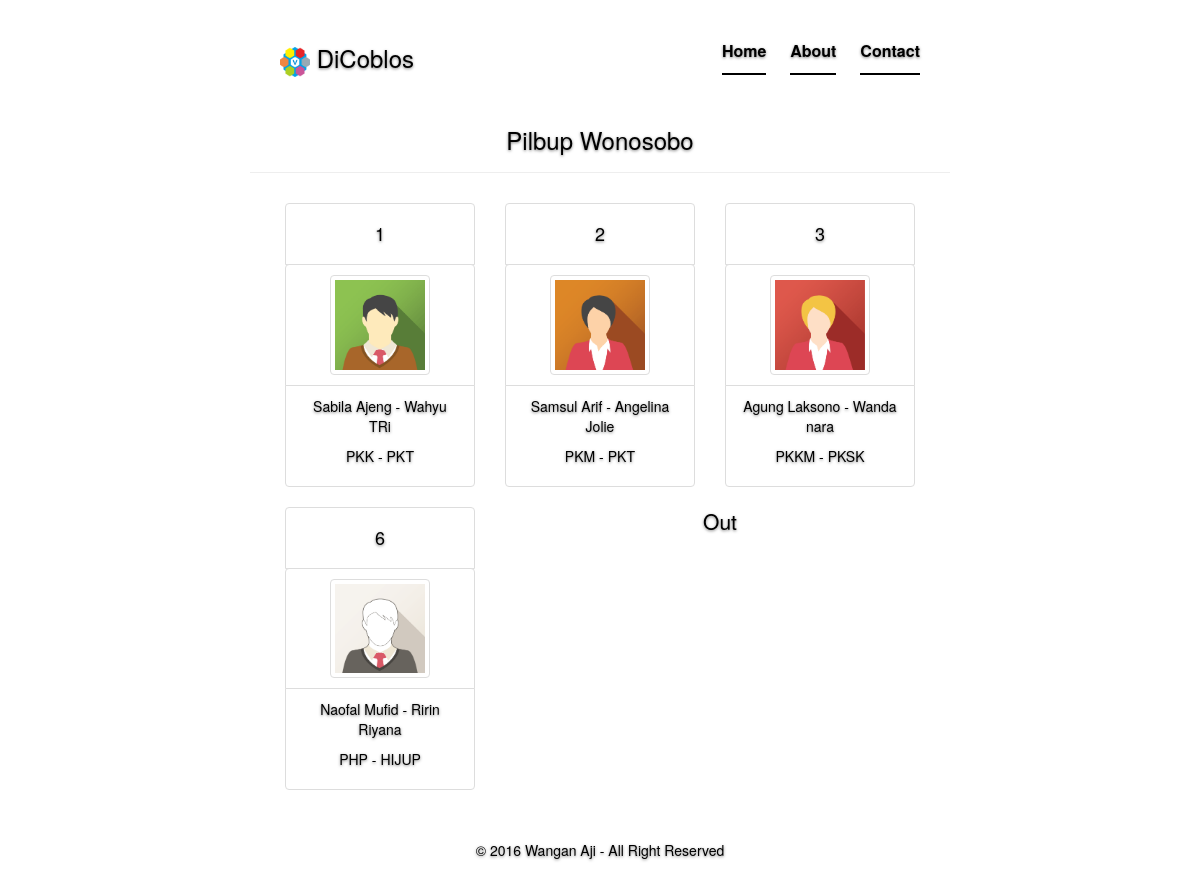
The page /index.php?kanal=coblos (signed in) on the database its author committed.
### tables this page shows
CREATE TABLE IF NOT EXISTS `coblos` (
  `id_coblos` varchar(10) NOT NULL,
  `judul` varchar(100) NOT NULL,
  `awal` datetime NOT NULL,
  `akhir` datetime NOT NULL,
  `aktif` varchar(3) NOT NULL DEFAULT 'off'
);

CREATE TABLE IF NOT EXISTS `kandidat` (
  `id_kandidat` varchar(10) NOT NULL,
  `nama` varchar(100) NOT NULL,
  `jk` varchar(10) NOT NULL,
  `alamat` text NOT NULL,
  `partai` varchar(100) NOT NULL,
  `nama2` varchar(100) NOT NULL,
  `jk2` varchar(10) NOT NULL,
  `alamat2` text NOT NULL,
  `partai2` varchar(100) NOT NULL,
  `visi` text NOT NULL,
  `foto` varchar(255) DEFAULT NULL,
  `id_coblos` varchar(10) NOT NULL,
  `no_urut` int(10) DEFAULT NULL,
  `jml_suara` int(20) NOT NULL DEFAULT '0'
);

### diadmin/core/core.php (called while the page is built, shortened)
<?php
class Coblos
{
    public function Calon($id_cb){
        $query = mysql_query("SELECT kandidat.id_kandidat,kandidat.nama,kandidat.partai,kandidat.nama2,kandidat.partai2,kandidat.no_urut,kandidat.foto,"
                . "coblos.id_coblos,coblos.judul "
                . "FROM kandidat,coblos WHERE kandidat.id_coblos = coblos.id_coblos "
                . "HAVING id_coblos = '$id_cb' ORDER BY no_urut");
        while ($row = mysql_fetch_array($query))
                $data[] = $row;
            return $data;
    }
    public function GetCb($field,$id)
    {
        $query = mysql_query("SELECT * FROM coblos WHERE id_coblos = '$id' ");
        $row = mysql_fetch_array($query);
        if($field)
            return $row[$field];
    }
}

### kanal/coblos.php (the view, shortened to what this page needs)
<?php
$cbl = new Coblos();
$calon = $cbl->Calon($_SESSION['mlh']);
$jdl = $cbl->GetCb('judul', $_SESSION['mlh']);
?>
    <div class="page-header">
            <h3><?php echo $jdl;?></h3>
    </div>
    <div class="inner cover">
        <?php
            foreach ($calon as $data){
                $wakil = $data['nama2'];
                $id = base64_encode($data['id_kandidat']);
                echo"<div class='col-xs-6 col-sm-4'>
                        <ul class='list-group'>
                            <li class='list-group-item'><h4>$data[no_urut]</h4></li>
                            <a href='?kanal=proses&aksi=pilih&id=$id'  class='tip' data-toggle='tooltip' data-placement='top' title='Klik gambar untuk memberi suara'>";
                if(!empty($wakil)){
                    echo"<li class='list-group-item'>
                            <img src='diadmin/assets/upload/$data[foto]' class='img-responsive img-thumbnail' width='100' >
                        </li>
                        <li class='list-group-item'>
                            <p>$data[nama] - $data[nama2]</p
                            <p>$data[partai] - $data[partai2]</p>
                        </li>";
                }
                echo "</a></ul></div>";
            }
        ?>
    </div>
    <div class="nav navbar-static-bottom">
        <p class="lead"><a href="?kanal=coblos&aksi=out">Out</a></p>
    </div>

### index.php (shortened to what this page needs)
<?php
    require_once 'diadmin/core/core.php';
?>
<!DOCTYPE html>
<html lang="en">
  <head>
    <link href="diadmin/assets/css/bootstrap.min.css" rel="stylesheet">
    <link href="diadmin/assets/css/cover.css" rel="stylesheet">
  </head>
  <body>
    <div class="site-wrapper">
      <div class="site-wrapper-inner">
        <div class="cover-container">
          <div class="masthead clearfix">
            <div class="inner">
                <a href="index.php"><h3 class="masthead-brand"><img src="diadmin/assets/images/logos.png" width="30" height="30"> DiCoblos</h3></a>
              <nav>
                <ul class="nav masthead-nav">
                    <li><a href="index.php">Home</a></li>
                  <li><a href="about.html">About</a></li>
                  <li><a href="contact.html">Contact</a></li>
                </ul>
              </nav>
            </div>
          </div>
          <?php
          if(isset($_GET['kanal'])){
              require_once 'kanal/kanal.php';
          }
          ?>
        </div>
      </div>
    </div>
    <footer class="mastfoot">
        <div class="inner">
            <p>&COPY; 2016 Wangan Aji - All Right Reserved</p>
        </div>
    </footer>
  </body>
</html>

### kanal/kanal.php
<?php
if ($_GET['kanal']=='coblos') {
    require_once 'coblos.php';
}elseif ($_GET['kanal']=='proses') {
    require_once 'proses.php';
}elseif ($_GET['kanal']=='pemilih') {
    require_once 'pemilih.php';
}elseif ($_GET['kanal']=='kandidat') {
    require_once 'kandidat.php';
}elseif ($_GET['kanal']=='auth') {
    require_once 'login.php';
}elseif ($_GET['kanal']=='qc') {
    require_once 'quick_count.php';
}elseif ($_GET['kanal']=='info') {
    require_once 'info.php';
}elseif ($_GET['kanal']=='panduan') {
    require_once 'panduan.php';
}else{
    require_once 'diadmin/kanal/404NotFound.php';
}

### diadmin/assets/css/cover.css (style rules this page uses)
a, a:focus, a:hover { color: #000; }
html, body { height: 100%; background-color: #FFF; }
body { color: #000; text-align: center; text-shadow: 0 1px 3px rgba(0,0,0,.5); }
.site-wrapper { display: ruby; width: 100%; height: 100%; min-height: 100%; }
.site-wrapper-inner { display: ruby; vertical-align: top; }
.cover-container { margin-right: auto; margin-left: auto; }
.inner { padding: 30px; }
.masthead-brand { margin-top: 15px; margin-bottom: 10px; }
.masthead-nav > li { display: inline-block; }
.masthead-nav > li + li { margin-left: 20px; }
.masthead-nav > li > a { padding-right: 0; padding-left: 0; font-size: 16px; font-weight: bold; color: #000; border-bottom: 2px solid #000; }
@media (min-width: 768px) { .masthead-brand { float: left; } }
@media (min-width: 768px) { .masthead-nav { float: right; } }
.cover { padding: 10px 20px; }
.mastfoot { position: static; text-shadow: 0 1px 3px rgba(0,0,0,.5); }
@media (min-width: 768px) { .masthead { position: static; top: 0; } }
@media (min-width: 768px) { .site-wrapper-inner { vertical-align: middle; } }
@media (min-width: 768px) { .masthead, .cover-container { width: 100%; } }
@media (min-width: 992px) { .masthead, .cover-container { width: 700px; } }

### rows shown on the page
coblos: judul "Pilbup Wonosobo"
kandidat: no_urut "1", foto (picture), nama "Sabila Ajeng", nama2 "Wahyu TRi", partai "PKK", partai2 "PKT"
kandidat: no_urut "2", foto (picture), nama "Samsul Arif", nama2 "Angelina Jolie", partai "PKM", partai2 "PKT"
kandidat: no_urut "3", foto (picture), nama "Agung Laksono", nama2 "Wanda nara", partai "PKKM", partai2 "PKSK"
kandidat: no_urut "6", foto (picture), nama "Naofal Mufid", nama2 "Ririn Riyana", partai "PHP", partai2 "HIJUP"
